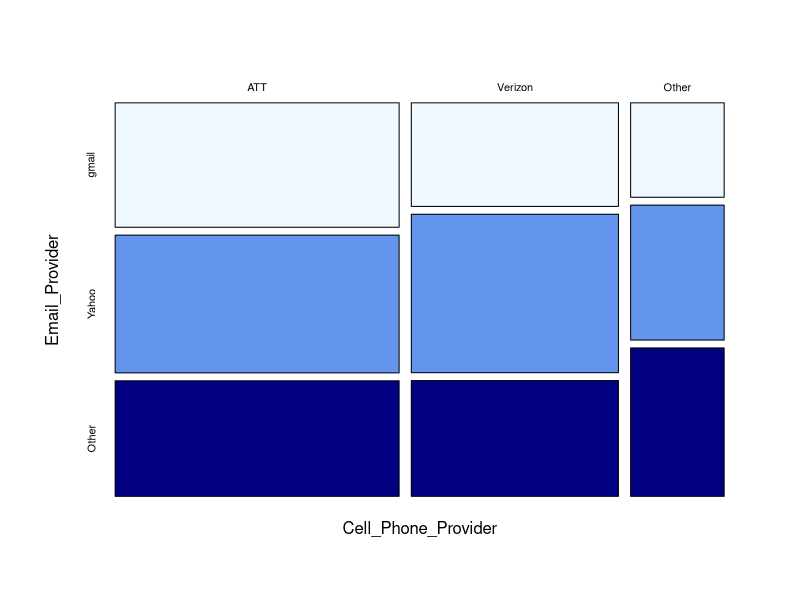

Generate this figure with R:
## ---- chunk 1
# p. 647, #28
mat <- matrix(c(28, 17, 7, 31, 26, 10, 26, 19, 11), nrow = 3, byrow = TRUE)

dimnames(mat) <- list(`Email_Provider` = c("gmail", "Yahoo", "Other"),
                      `Cell_Phone_Provider` = c("ATT", "Verizon", "Other"))

chisq.test(mat, correct = FALSE)

## ---- chunk 2
results <- chisq.test(mat, correct = FALSE)
round(results$expected, 2)
## ---- chunk 3
mosaicplot(t(mat), color = c("aliceblue", "cornflowerblue", "navyblue"), main = "")
## ---- chunk 4
x <- c(1, 49, 19, 31)
dim(x) <- c(2, 2)
x
chisq.test(x, correct = FALSE)
## ---- chunk 5
data <- c(357, 218, 184, 328, 293, 285, 218, 331, 592, 354, 185, 147)
dim(data) <- c(4, 3)
data
# optional: give names to the rows and columns
dimnames(data) <- list(`Episodes` = c("None", "1-2", "3-4", ">= 5"),`Age Group` = c("18-23", "21-23", ">=24"))

data
chisq.test(data, correct = FALSE)
## ---- chunk 6
total <- sum(data)
prob <- data/total
expected <- data # initialize matrix "expected" to be the same size as "data"

for (i in 1:4){
  for(j in 1:3){
    expected[i,j] <- sum(prob[i,])*sum(prob[,j])*total
  }
}

chisq <- sum((data-expected)^2/expected)
chisq
